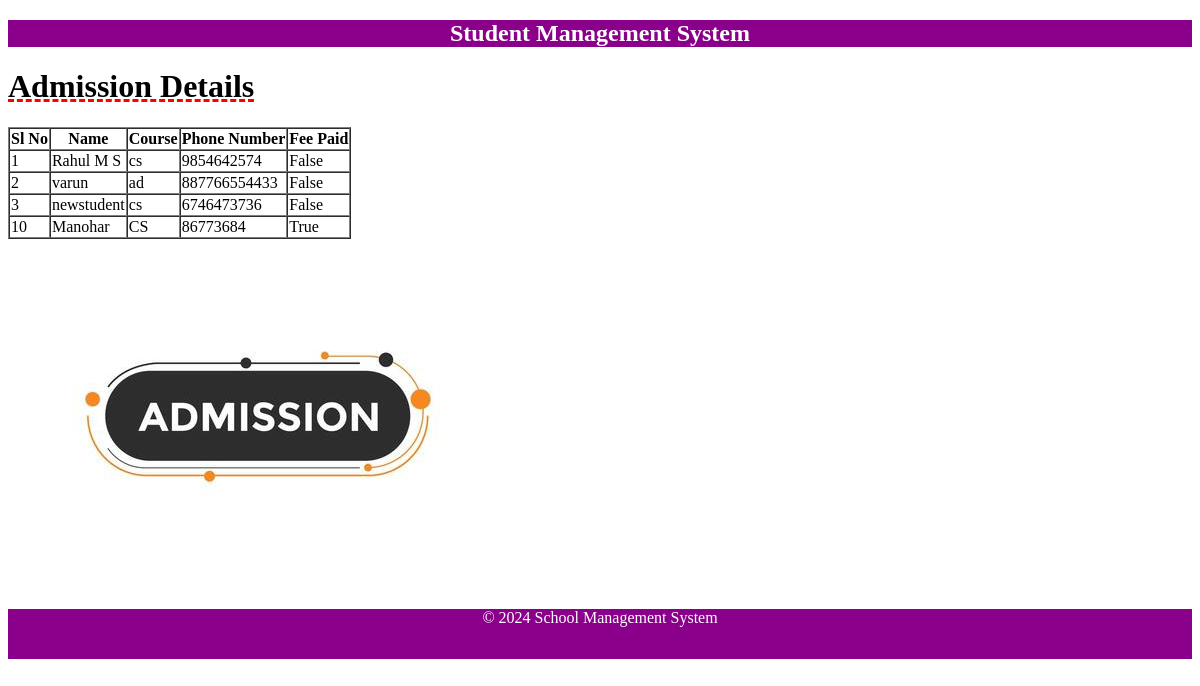
Page /admission/ on the earlier database version.
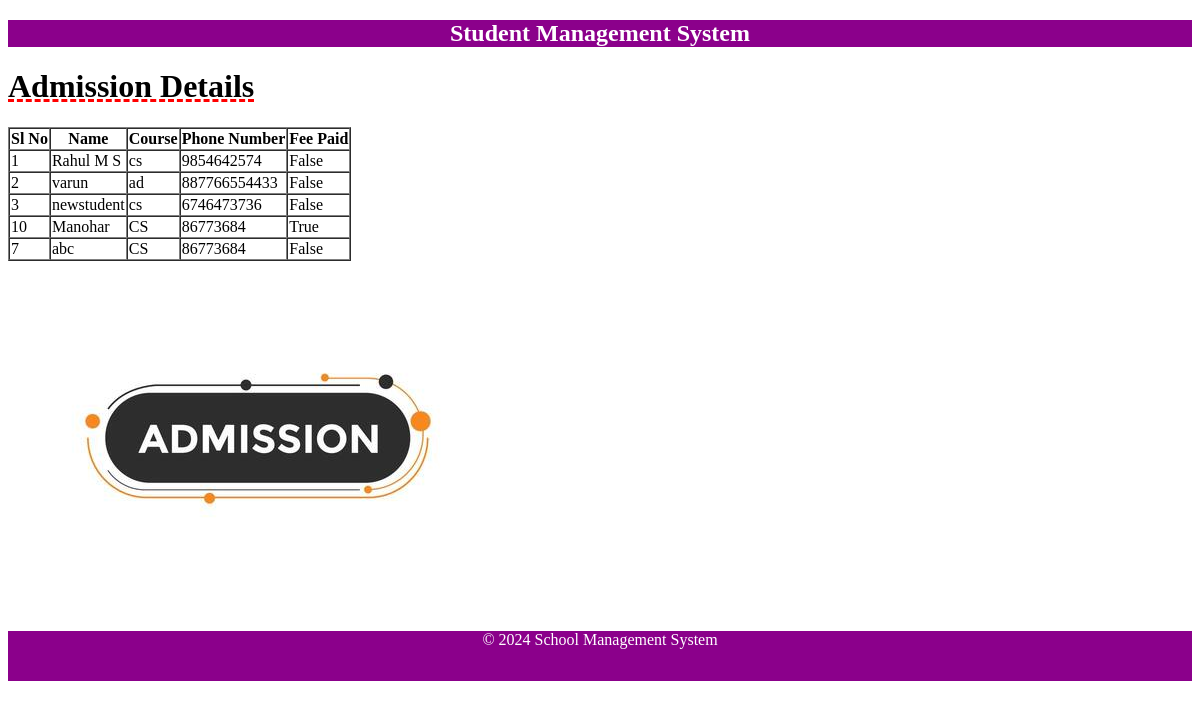
Same page on the later database version.
### admission/models.py (models this page shows, shortened)
class Student(models.Model):
    slno=models.IntegerField(unique=True)
    name=models.CharField(max_length=100)
    course=models.CharField(max_length=100)
    phonenum=models.CharField(max_length=15)
    feepaid=models.BooleanField(default=False)

### admission/views.py (the view)
# urls.py: path('', include('admission.urls')),
def admission(request):
    records=Student.objects.all()#select * from student
    return render(request, 'admission_details.html',{'students':records})

### admission/templates/admission_details.html
{% extends 'base.html' %}
{% load static %}
{% block content %}
<h1>Admission Details</h1>
<table border="1" cellspacing="0">
<tr><th>Sl No</th><th>Name</th><th>Course</th><th>Phone Number</th><th>Fee Paid</th></tr>
{% for stud in students %}
<tr>
    <td>{{ stud.slno }}</td>
    <td>{{ stud.name }}</td>
    <td>{{ stud.course }}</td>
    <td>{{ stud.phonenum }}</td>
    <td>{{ stud.feepaid }}</td>
</tr>
{% endfor %}
</table>
<img src="{% static 'images/admission.jpg' %}" alt="amission">
{% endblock %}

Differences in the rows shown:
added Student: slno "7", name "abc", course "CS", phonenum "86773684", feepaid "False"
